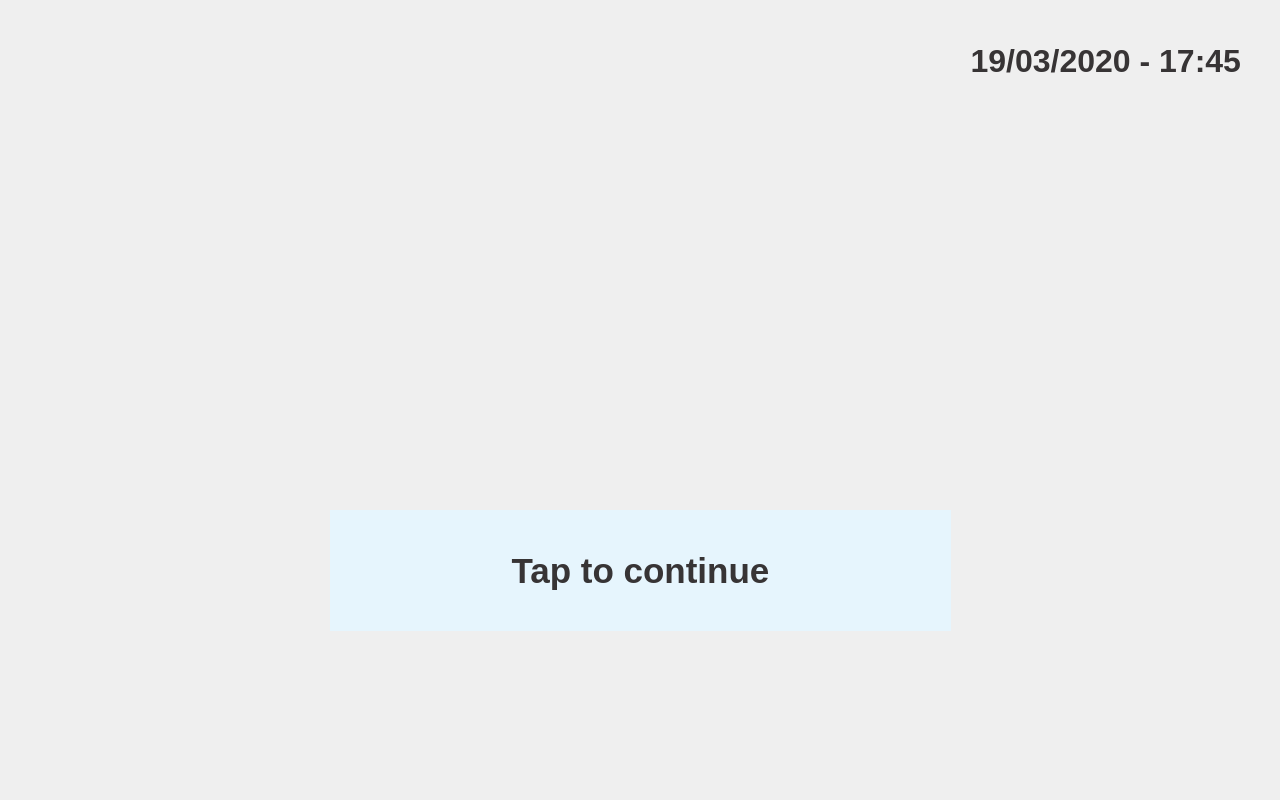
<?xml version="1.0" encoding="UTF-8"?>
<ui version="4.0">
 <class>FirstDialog</class>
 <widget class="QDialog" name="FirstDialog">
  <property name="geometry">
   <rect>
    <x>0</x>
    <y>0</y>
    <width>1280</width>
    <height>800</height>
   </rect>
  </property>
  <property name="windowTitle">
   <string>Dialog</string>
  </property>
  <property name="styleSheet">
   <string notr="true">QDialog {
background-image: url(:/background/resources/background_magnet_01.png);
}</string>
  </property>
  <widget class="QPushButton" name="doneButton">
   <property name="geometry">
    <rect>
     <x>330</x>
     <y>510</y>
     <width>621</width>
     <height>121</height>
    </rect>
   </property>
   <property name="font">
    <font>
     <family>Liberation Sans</family>
     <pointsize>26</pointsize>
     <weight>75</weight>
     <bold>true</bold>
    </font>
   </property>
   <property name="styleSheet">
    <string notr="true">background-color: rgb(230, 245, 253);
border: 0px;
color: rgb(55, 52, 53);</string>
   </property>
   <property name="text">
    <string>Tap to continue</string>
   </property>
  </widget>
  <widget class="QLabel" name="date_timeLabel">
   <property name="geometry">
    <rect>
     <x>910</x>
     <y>40</y>
     <width>331</width>
     <height>41</height>
    </rect>
   </property>
   <property name="font">
    <font>
     <family>Liberation Sans</family>
     <pointsize>24</pointsize>
     <weight>75</weight>
     <bold>true</bold>
    </font>
   </property>
   <property name="styleSheet">
    <string notr="true">color: rgb(55, 52, 53);</string>
   </property>
   <property name="text">
    <string>19/03/2020 - 17:45</string>
   </property>
   <property name="alignment">
    <set>Qt::AlignRight|Qt::AlignTrailing|Qt::AlignVCenter</set>
   </property>
  </widget>
 </widget>
 <resources>
  <include location="light1_res.qrc"/>
 </resources>
 <connections/>
</ui>
